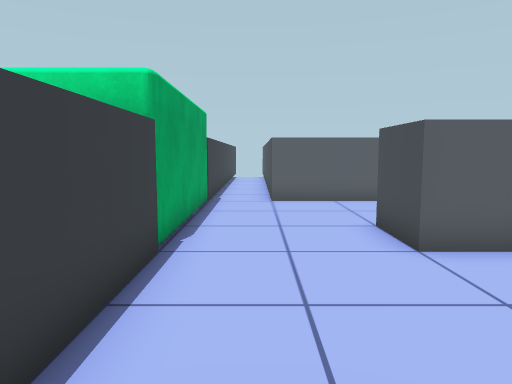
view 1 (above)

17 first-person views from a walk through a 3-D level made in the Unity game engine. The camera is 1.5 m above the floor, tilts 6° down and sees 70° across. The floor is counted in squares, 1 m on a side. Each view is taken from the middle of a square. On the plan, view 1 faces up. The plan holds only what a view shows up to about 16 squares ahead; the rest is blank. The place goes on beyond the plan.

view 2
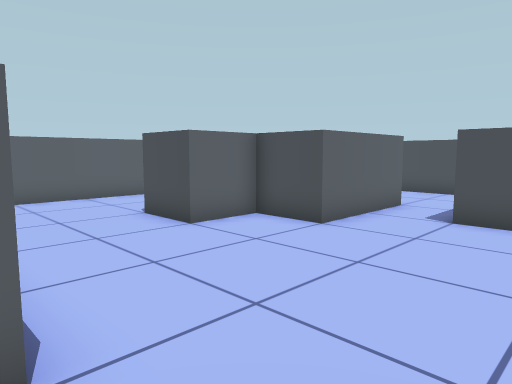

view 3
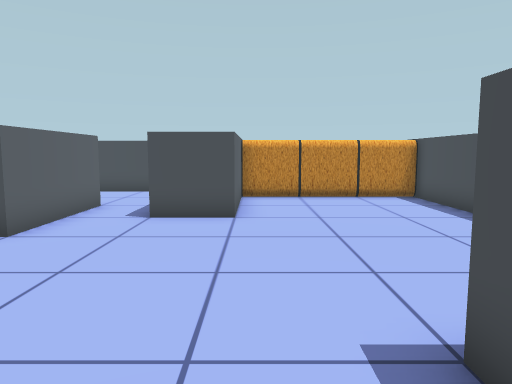

view 4
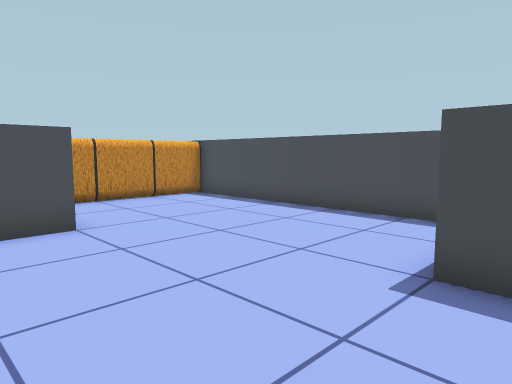

view 5
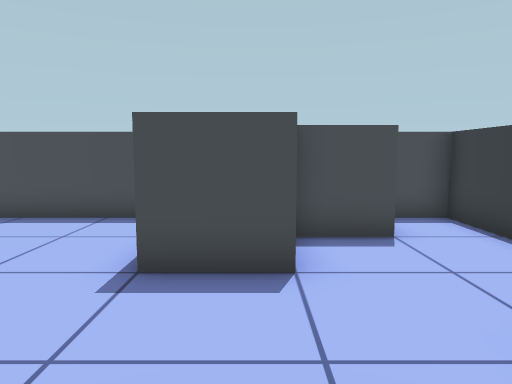

view 6
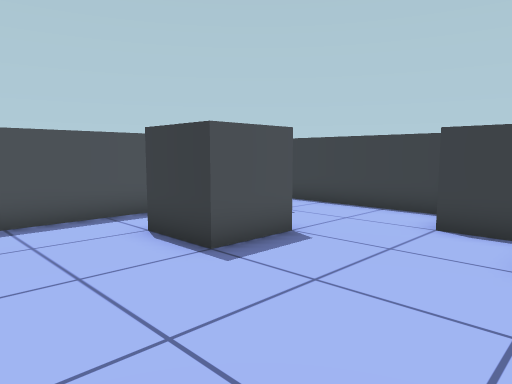

view 7
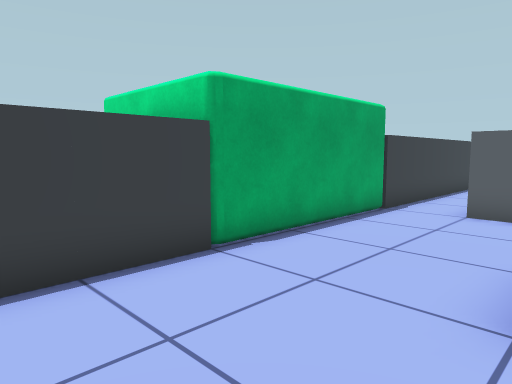

view 8
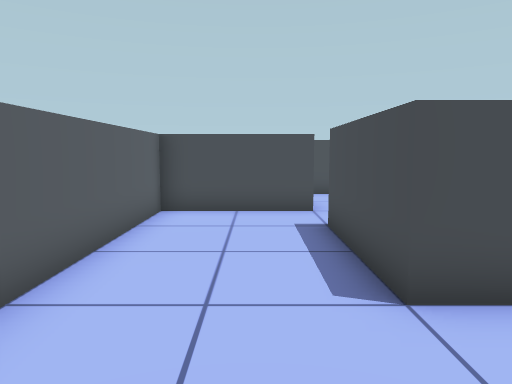

view 9
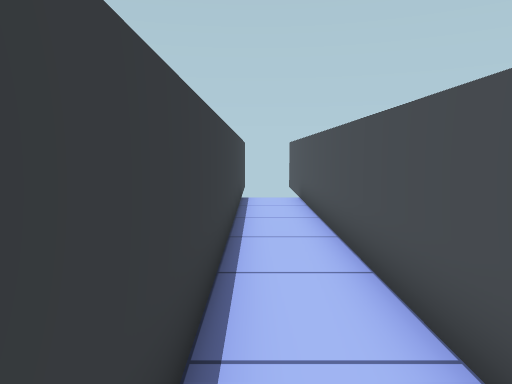

view 10
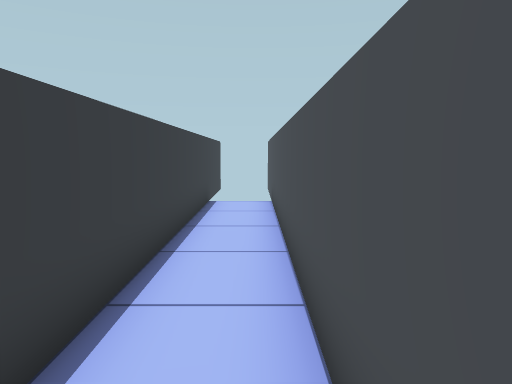

view 11
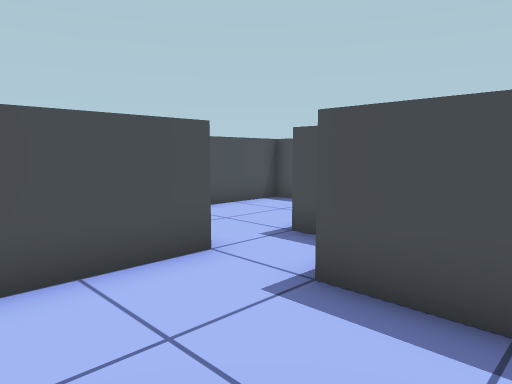

view 12
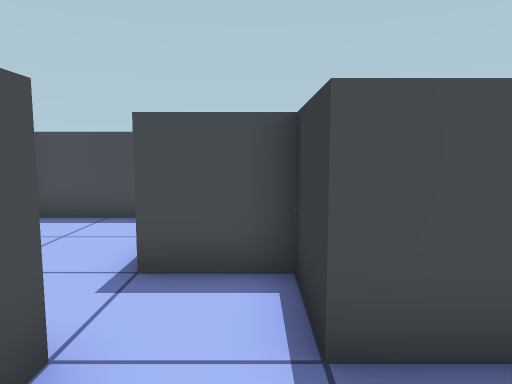

view 13
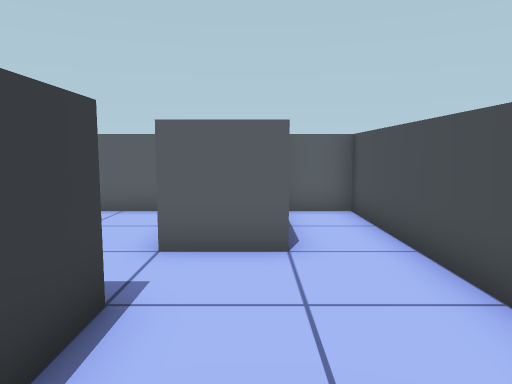

view 14
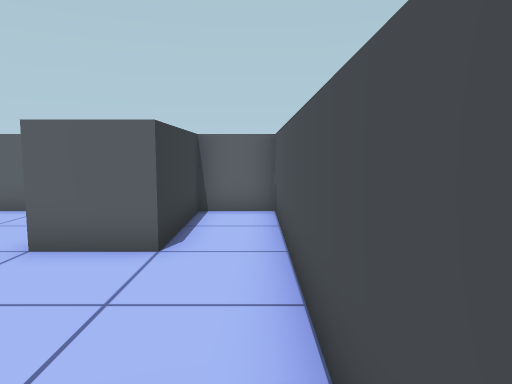

view 15
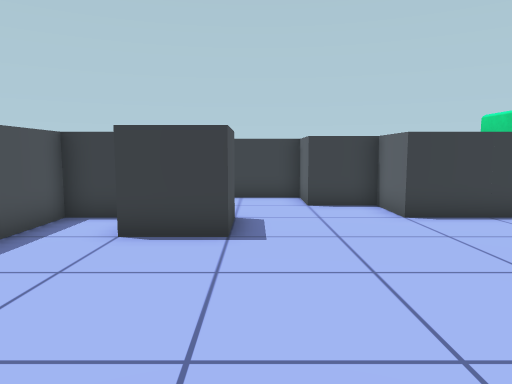

view 16
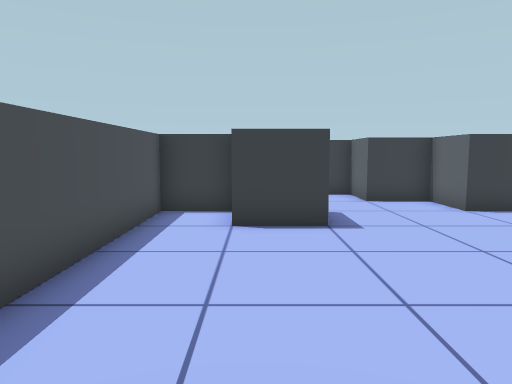

view 17
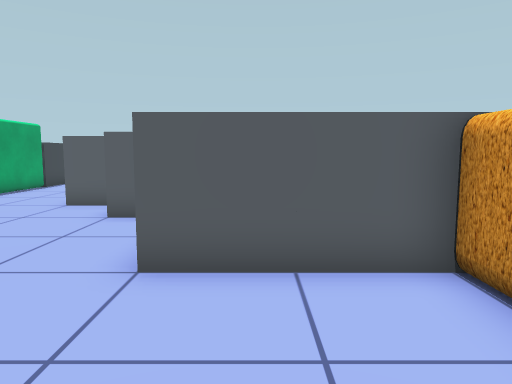

### Floor plan
Ten units are one square. View 1 is at (0, 0); x grows to the right and y downward. Boxes are objects, and circles mark ways between rooms. Rooms are numbered by the first view taken in them; rooms with no view inside come last. Other rooms are left out.
<svg viewBox="-60 -250 190 320">
<path fill="none" stroke="#000" d="M-15 -55 -15 -15 -35 -15 -35 5 -55 5 -55 65 -42 65M86 -35 45 -35 45 -55 25 -55 25 -75 65 -75M-16 25 5 25 5 45M85 -85 85 -115 5 -115M105 5 65 5 65 -15M5 -119 5 -245M-36 45 -15 45 -15 65 105 65M-15 -245 -15 -115M65 -75 65 -55 85 -55 85 -40M98 -15 125 -15 125 -115 105 -115 105 -75 85 -75 85 -85"/>
<rect x="105" y="45" width="20" height="20" fill="#bbb"><title>other object</title></rect>
<rect x="105" y="25" width="20" height="20" fill="#bbb"><title>other object</title></rect>
<rect x="105" y="5" width="20" height="20" fill="#bbb"><title>other object</title></rect>
<circle cx="75" cy="-25" r="3" fill="#2a7"/>
<circle cx="75" cy="-85" r="3" fill="#2a7"/>
<text x="30" y="-30">1</text>
<text x="100" y="-60">2</text>
</svg>
Room 1 opens to room 2.

Where each view was taken, in squares from view 1:
view 1: 0 up, 0 right, facing up
view 2: 1 down, 2 left, facing up-right
view 3: 1 down, 2 left, facing right
view 4: 2 up, 1 left, facing down-right
view 5: 2 up, 1 left, facing down
view 6: 2 up, 4 right, facing down-left
view 7: 2 up, 3 right, facing up-left
view 8: 9 up, 1 left, facing right
view 9: 11 up, 1 left, facing up
view 10: 12 up, 0 right, facing up
view 11: 11 up, 4 right, facing down-right
view 12: 10 up, 7 right, facing down
view 13: 2 up, 10 right, facing up
view 14: 2 up, 12 right, facing up
view 15: 2 down, 7 right, facing left
view 16: 4 down, 8 right, facing left
view 17: 5 down, 8 right, facing up
